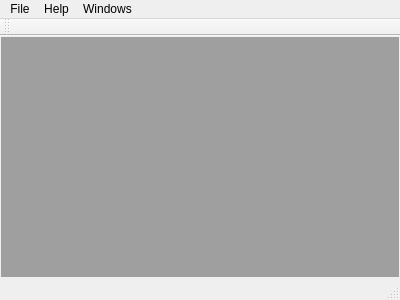
<?xml version="1.0" encoding="UTF-8"?>
<ui version="4.0">
 <class>MainWindow</class>
 <widget class="QMainWindow" name="MainWindow">
  <property name="geometry">
   <rect>
    <x>0</x>
    <y>0</y>
    <width>400</width>
    <height>300</height>
   </rect>
  </property>
  <property name="windowTitle">
   <string>MainWindow</string>
  </property>
  <widget class="QWidget" name="centralWidget">
   <layout class="QHBoxLayout" name="horizontalLayout">
    <property name="spacing">
     <number>1</number>
    </property>
    <property name="leftMargin">
     <number>1</number>
    </property>
    <property name="topMargin">
     <number>1</number>
    </property>
    <property name="rightMargin">
     <number>1</number>
    </property>
    <property name="bottomMargin">
     <number>1</number>
    </property>
    <item>
     <widget class="QMdiArea" name="mdiArea"/>
    </item>
   </layout>
  </widget>
  <widget class="QMenuBar" name="menuBar">
   <property name="geometry">
    <rect>
     <x>0</x>
     <y>0</y>
     <width>400</width>
     <height>33</height>
    </rect>
   </property>
   <widget class="QMenu" name="menuFile">
    <property name="title">
     <string>File</string>
    </property>
    <addaction name="actionFileOpen"/>
    <addaction name="separator"/>
    <addaction name="actionClose"/>
    <addaction name="separator"/>
    <addaction name="actionFileSave"/>
    <addaction name="actionFileSaveAs"/>
    <addaction name="separator"/>
    <addaction name="actionQuit"/>
   </widget>
   <widget class="QMenu" name="menuHelp">
    <property name="title">
     <string>Help</string>
    </property>
    <addaction name="actionHelpAbout"/>
   </widget>
   <widget class="QMenu" name="menuWindows">
    <property name="title">
     <string>Windows</string>
    </property>
    <addaction name="actionTabbed"/>
    <addaction name="actionWindowed"/>
    <addaction name="actionTile"/>
   </widget>
   <addaction name="menuFile"/>
   <addaction name="menuHelp"/>
   <addaction name="menuWindows"/>
  </widget>
  <widget class="QToolBar" name="mainToolBar">
   <attribute name="toolBarArea">
    <enum>TopToolBarArea</enum>
   </attribute>
   <attribute name="toolBarBreak">
    <bool>false</bool>
   </attribute>
  </widget>
  <widget class="QStatusBar" name="statusBar"/>
  <action name="actionFileOpen">
   <property name="text">
    <string>Open...</string>
   </property>
   <property name="toolTip">
    <string>Open</string>
   </property>
   <property name="statusTip">
    <string>Open a File</string>
   </property>
   <property name="shortcut">
    <string>Ctrl+O</string>
   </property>
  </action>
  <action name="actionQuit">
   <property name="text">
    <string>Quit</string>
   </property>
   <property name="statusTip">
    <string>Quit the application</string>
   </property>
   <property name="shortcut">
    <string>Ctrl+Q</string>
   </property>
  </action>
  <action name="actionHelpAbout">
   <property name="text">
    <string>About...</string>
   </property>
   <property name="statusTip">
    <string>Show vendor and version </string>
   </property>
  </action>
  <action name="actionFileSave">
   <property name="text">
    <string>Save</string>
   </property>
   <property name="statusTip">
    <string>Save the current File</string>
   </property>
   <property name="shortcut">
    <string>Ctrl+S</string>
   </property>
  </action>
  <action name="actionFileSaveAs">
   <property name="text">
    <string>SaveAs...</string>
   </property>
   <property name="statusTip">
    <string>Save as a new file</string>
   </property>
   <property name="shortcut">
    <string>Ctrl+Shift+S</string>
   </property>
  </action>
  <action name="actionNew">
   <property name="text">
    <string>New</string>
   </property>
  </action>
  <action name="actionClose">
   <property name="text">
    <string>Close</string>
   </property>
   <property name="shortcut">
    <string>Ctrl+W</string>
   </property>
  </action>
  <action name="actionTabbed">
   <property name="text">
    <string>Tabbed</string>
   </property>
  </action>
  <action name="actionWindowed">
   <property name="text">
    <string>Windowed</string>
   </property>
  </action>
  <action name="actionTile">
   <property name="text">
    <string>Tile</string>
   </property>
  </action>
 </widget>
 <layoutdefault spacing="6" margin="11"/>
 <resources/>
 <connections>
  <connection>
   <sender>actionQuit</sender>
   <signal>triggered()</signal>
   <receiver>MainWindow</receiver>
   <slot>close()</slot>
   <hints>
    <hint type="sourcelabel">
     <x>-1</x>
     <y>-1</y>
    </hint>
    <hint type="destinationlabel">
     <x>199</x>
     <y>149</y>
    </hint>
   </hints>
  </connection>
 </connections>
</ui>
